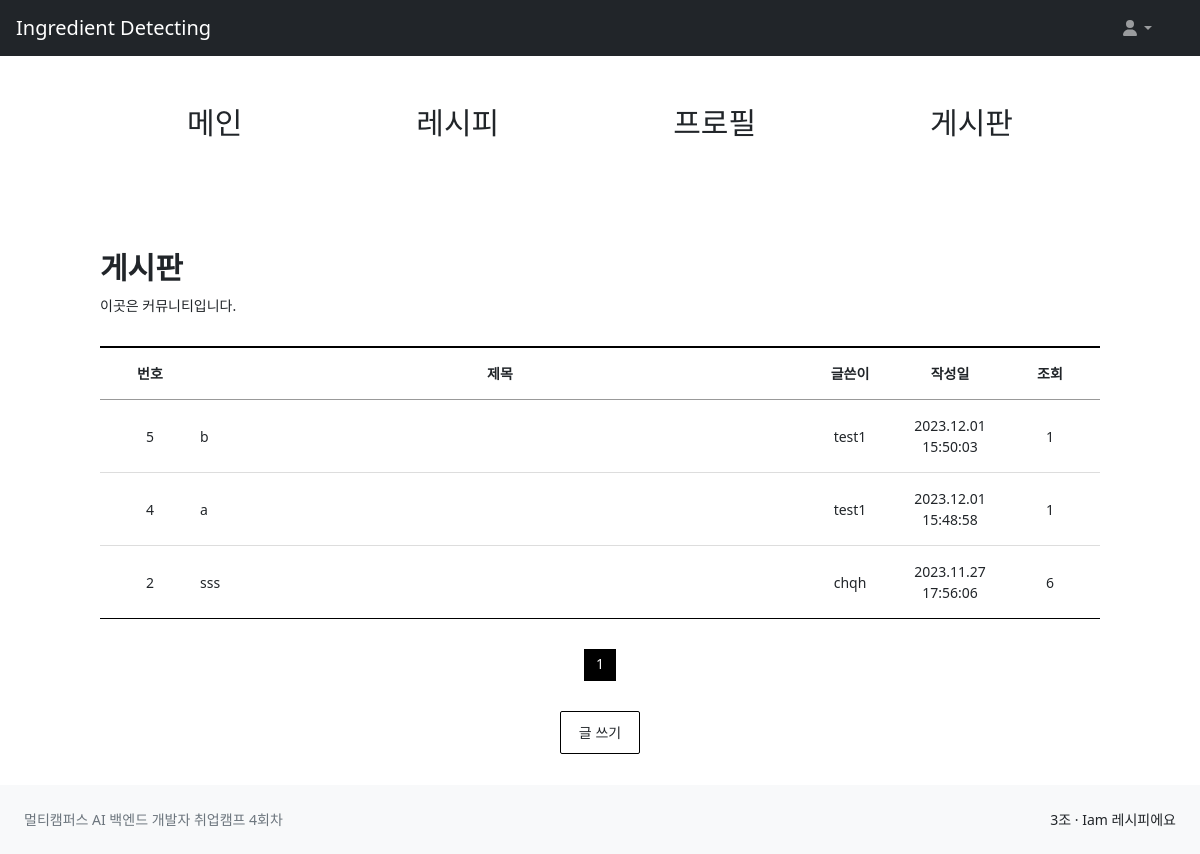
The page /services/posts/ on the database as committed earlier.
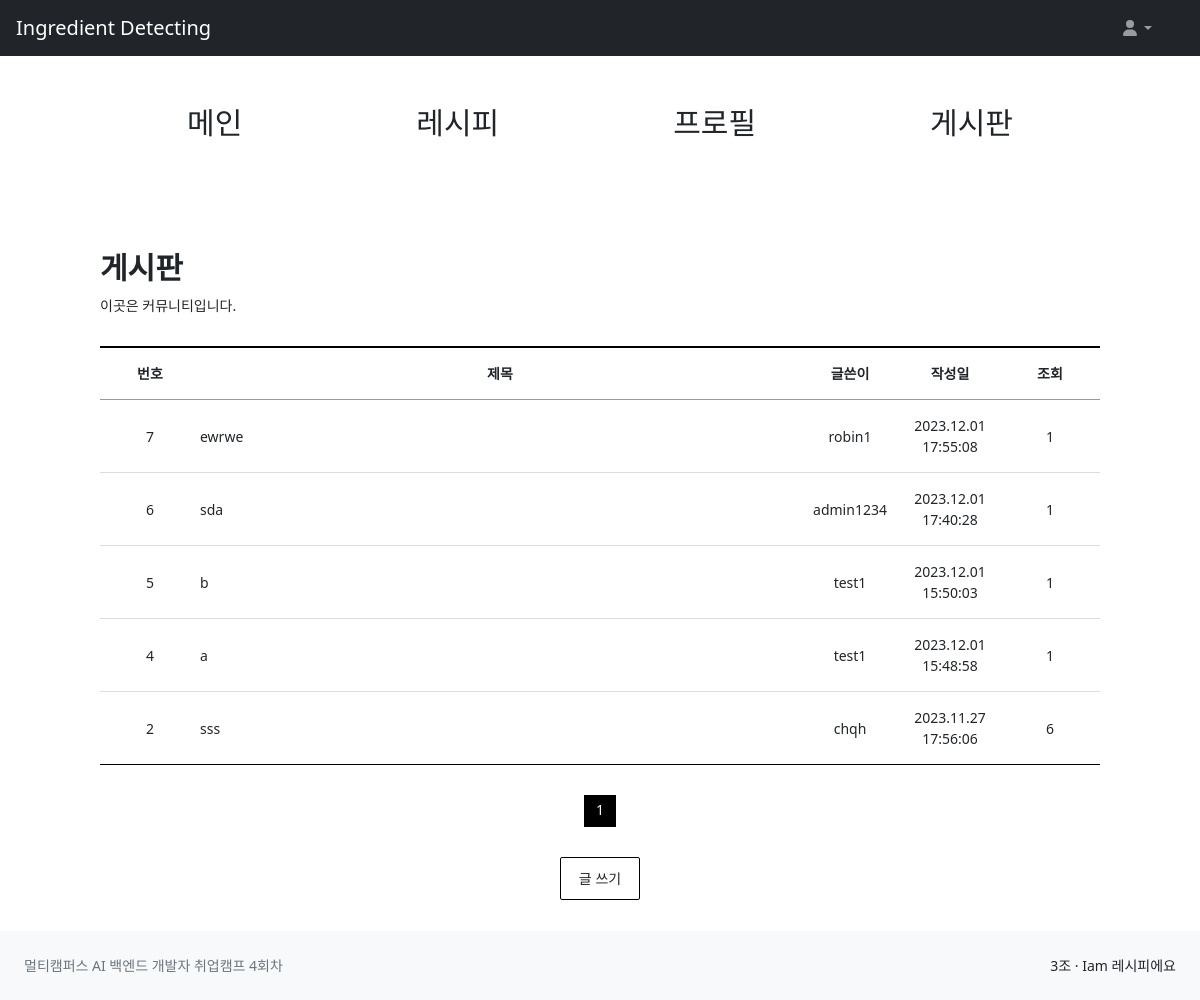
The same page on the database as committed later.
### services/models.py (models this page shows, shortened)
class Post(models.Model):
    title = models.CharField(max_length=200)
    content = models.TextField()
    author = models.ForeignKey(User, on_delete=models.CASCADE)
    created_at = models.DateTimeField(auto_now_add=True)
    views = models.PositiveIntegerField(default=0)

### services/views.py (the view)
# urls.py: path('posts/', views.post_list, name='post_list'),
def post_list(request):
    all_posts = Post.objects.order_by('-created_at')
    paginator = Paginator(all_posts, 10)  # 페이지당 10개의 포스트를 보여줌
    page_number = request.GET.get('page')
    page_obj = paginator.get_page(page_number)
    for post in page_obj:
        post.views = post.views  # 조회수 필드 가져오기
        post.save()  # 변경사항 저장
    return render(request, 'services/post_list.html', {'page_obj': page_obj})

### services/templates/services/post_list.html (shortened to what this page needs)
{% extends 'base.html' %}
{% load static %}
{% block content %}
    <link href="{% static 'css/post_list_style.css' %}" rel="stylesheet"/>
    <div class="board_wrap">
        <div class="nav_bar">
            <ul class="nav">
                <li>
                    <a href="{% url 'index' %}">메인</a>
                </li>
                <li>
                    <a href="{% url 'detect_ingredients' %}">레시피</a>
                </li>
                <li>
                    <a href="{% url 'Information_Modification' %}">프로필</a>
                </li>
                <li>
                    <a href="{% url 'post_list' %}">게시판</a>
                </li>
            </ul>
        </div>
        <div class="board_title">
            <strong>게시판</strong>
            <p>이곳은 커뮤니티입니다.</p>
        </div>
        <div class="board_list_wrap">
            <div class="board_list">
                <div class="top">
                    <div class="num">번호</div>
                    <div class="title">제목</div>
                    <div class="writer">글쓴이</div>
                    <div class="date">작성일</div>
                    <div class="count">조회</div>
                </div>
                {% for post in page_obj %}
                <div>
                    <div class="num">{{ post.id }}</div>
                    <div class="title">
                        <li><a href="{% url 'post_detail' post.pk %}">{{ post.title }}</a></li>
                    </div>
                    <div class="writer">{{ post.author.username }}</div>
                    <div class="date">
                        {{ post.created_at|date:"Y.m.d H:i:s" }}
                    </div>
                    <div class="count">{{ post.views }}</div>
                </div>
                {% endfor %}
            </div>
            <div class="board_page">
                {% for num in page_obj.paginator.page_range %}
                    {% if page_obj.number == num %}
                        <a href="?page={{ num }}" class="num on">{{ num }}</a>
                    {% else %}
                        <a href="?page={{ num }}" class="num">{{ num }}</a>
                    {% endif %}
                {% endfor %}
            </div>
            {% if not user.is_authenticated %}
                <div class="bt_wrap2">
                    <a href="#" id="post-create">글 쓰기</a>
                </div>
            {% else %}
                <div class="bt_wrap2">
                    <a href="{% url 'post_create' %}">글 쓰기</a>
                </div>
            {% endif %}
        </div>
    </div>
{% endblock %}

### templates/base.html (shortened to what this page needs)
<!DOCTYPE html>
{%load static %}
<html lang="ko">
<head>
    <link href="https://cdn.jsdelivr.net/npm/simple-datatables@7.1.2/dist/style.min.css" rel="stylesheet"/>
    <link href="{% static 'css/styles.css' %}" rel="stylesheet"/>
    <link href="{% static 'css/custom.css' %}" rel="stylesheet"/>
</head>
<body class="sb-nav-fixed">
    <header>
        <nav class="sb-topnav navbar navbar-expand navbar-dark bg-dark">
            <a class="navbar-brand ps-3" href="{% url 'index' %}">Ingredient Detecting</a>
            <form class="d-none d-md-inline-block form-inline ms-auto me-0 me-md-3 my-2 my-md-0">
                <ul class="navbar-nav ms-auto ms-md-0 me-3 me-lg-4">
                    <li class="nav-item dropdown">
                        <a class="nav-link dropdown-toggle" id="navbarDropdown" href="#" role="button"
                           data-bs-toggle="dropdown"
                           aria-expanded="false"><i class="fas fa-user fa-fw"></i></a>
                    </li>
                </ul>
            </form>
        </nav>
    </header>
    <div id="layoutSidenav_content">
        <main>
            {%block content%}
            {%endblock content%}
        </main>
        <footer class="py-4 bg-light mt-auto">
            <div class="container-fluid px-4">
                <div class="d-flex align-items-center justify-content-between small">
                    <div class="text-muted">멀티캠퍼스 AI 백엔드 개발자 취업캠프 4회차</div>
                    <div>
                        <a href="#">3조</a>
                        &middot;
                        <a href="#">Iam 레시피에요</a>
                    </div>
                </div>
            </div>
        </footer>
    </div>
</body>
</html>

### static/css/post_list_style.css (style rules this page uses)
* { margin: 0; padding: 0; }
ul,li { list-style: none; }
a { text-decoration: none; color: inherit; }
.board_wrap { width: 1000px; margin: 100px auto; }
.board_title { margin-bottom: 30px; }
.board_title strong { font-size: 30px; }
.board_title p { margin-top: 5px; font-size: 14px; }
.bt_wrap2 { margin-top: 30px; text-align: center; font-size: 0px; }
.bt_wrap2 a { display: inline-block; min-width: 80px; margin-left: 10px; padding: 10px; border: 1px solid #000; border-radius: 2px; font-size: 14px; transition: background-color 0.3s ease, color 0.3s ease; }
.bt_wrap2 a:first-child { margin-left: 0; }
.board_list { width: 100%; border-top: 2px solid #000; }
.board_list > div { border-bottom: 1px solid #ddd; font-size: 0; }
.board_list > div.top { border-bottom: 1px solid #999; }
.board_list > div:last-child { border-bottom: 1px solid #000; }
.board_list > div > div { display: inline-block; padding: 15px 0; text-align: center; font-size: 14px; }
.board_list > div.top > div { font-weight: 600; }
.board_list .num { width: 10%; vertical-align: middle; }
.board_list .title { width: 60%; text-align: left; vertical-align: middle; }
.board_list .top .title { text-align: center; }
.board_list .writer { width: 10%; vertical-align: middle; }
.board_list .date { width: 10%; vertical-align: middle; }
.board_list .count { width: 10%; vertical-align: middle; }
.board_page { margin-top: 30px; text-align: center; font-size: 0; }
.board_page a { display: inline-block; width: 32px; height: 32px; box-sizing: border-box; vertical-align: middle; border: 1px solid #ddd; border-left: 0; line-height: 100%; }
.board_page a.num { padding-top: 6.5px; font-size: 14px; }
.board_page a.num.on { border-color: #000; background: #000; color: #fff; }
.board_page a:first-child { border-left: 1px solid #ddd; }
.nav_bar { width: 100%; margin-bottom: 100px; }
.nav { display: flex; justify-content: space-around; list-style: none; padding: 0; }
.nav > li { display: inline-block; margin: 0; font-size: 30px; font-weight: 550; }
.nav > li:last-child { margin-right: 0; }

Rows that differ between the two databases and show on the page:
added Post: id "7", title "ewrwe", author.username "robin1", created_at "2023.12.01 17:55:08", views "1"
added Post: id "6", title "sda", author.username "admin1234", created_at "2023.12.01 17:40:28", views "1"
